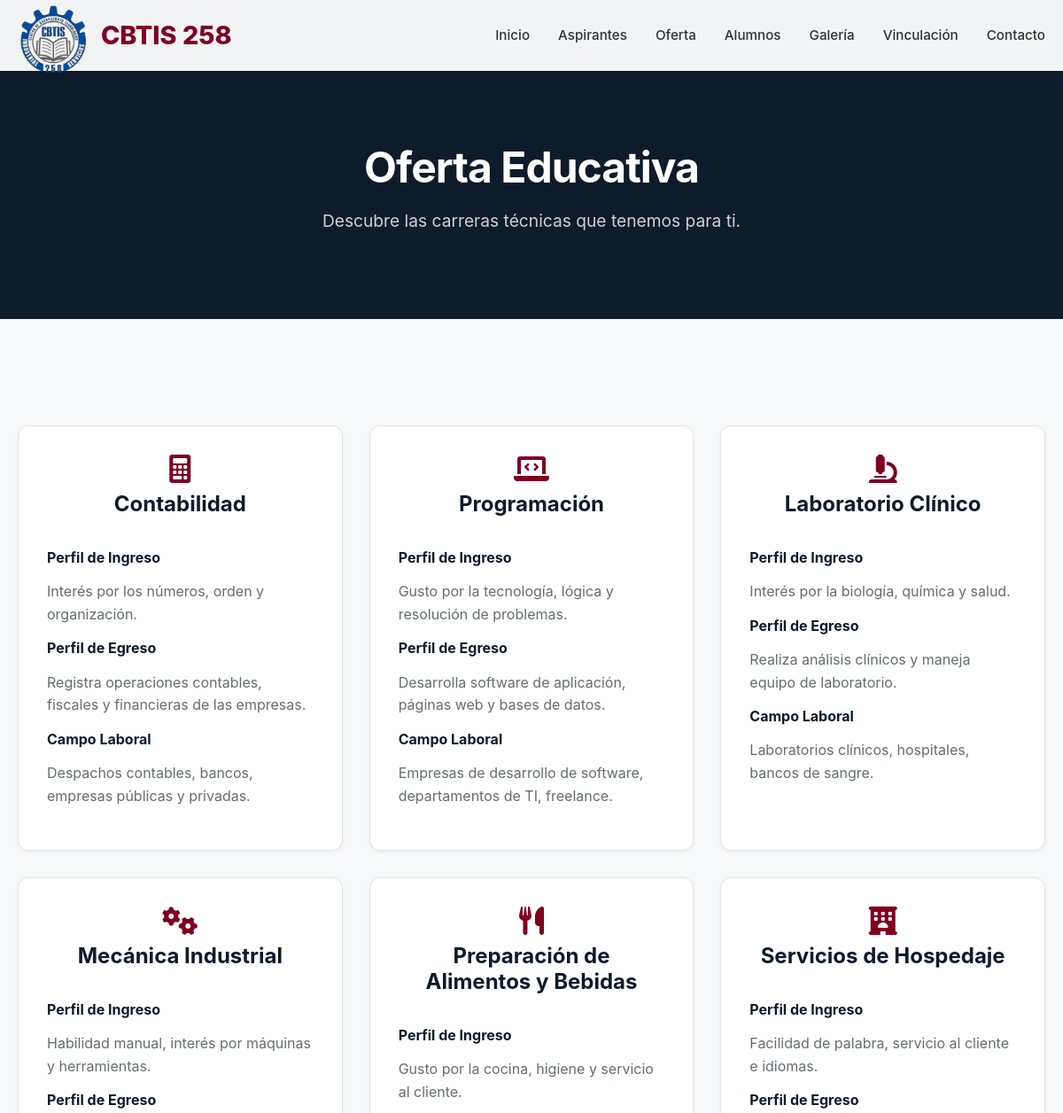
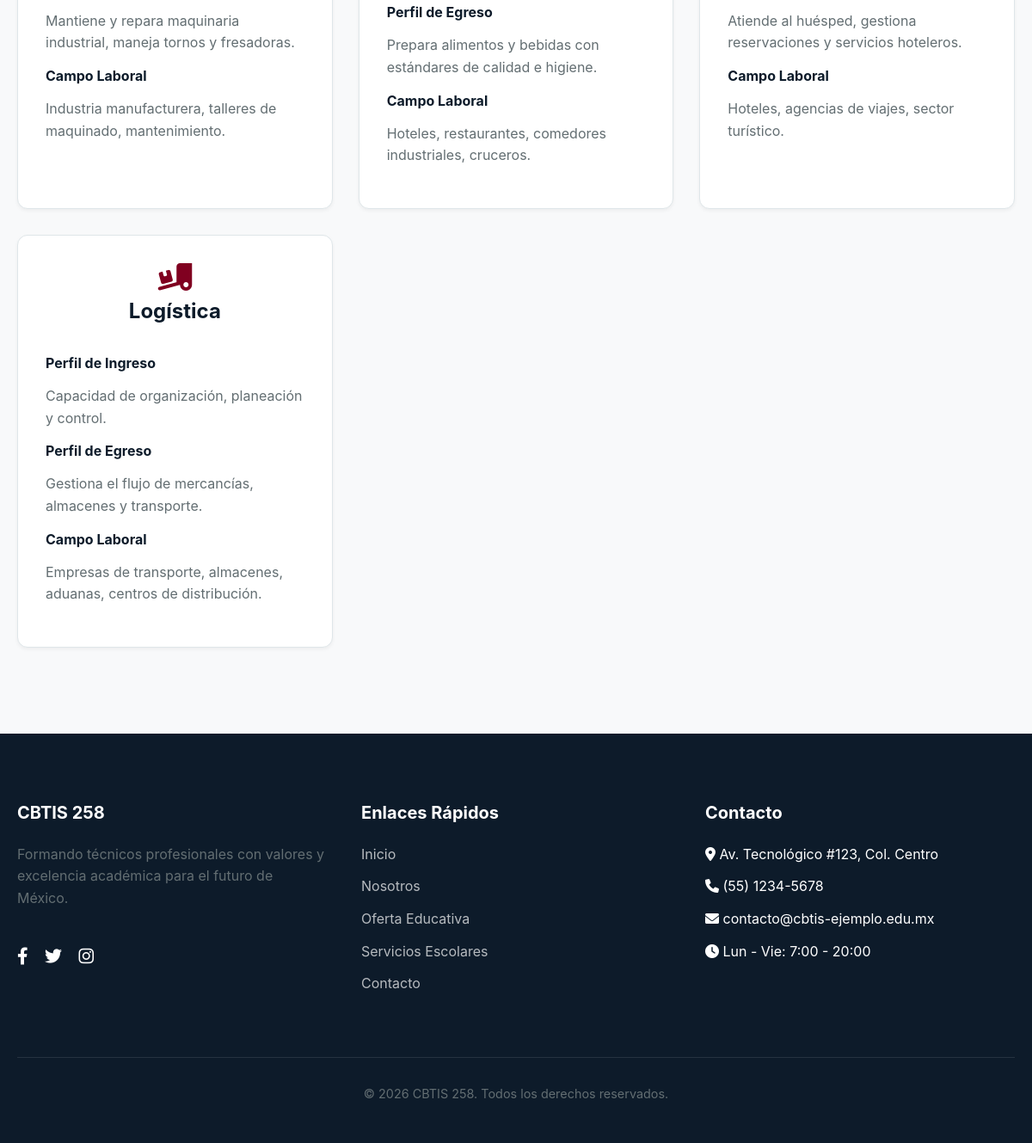
Page /oferta.php on the committed database (2 pictures, top to bottom).
### tables this page shows
CREATE TABLE specialties (
    id INT AUTO_INCREMENT PRIMARY KEY,
    name VARCHAR(100) NOT NULL,
    description TEXT,
    icon VARCHAR(50) DEFAULT 'fas fa-graduation-cap',
    profile_in TEXT,
    profile_out TEXT,
    work_field TEXT
);

### oferta.php (the view, shortened to what this page needs)
<?php
include 'header.php';
include 'db.php';
?>
<section class="page-header">
    <div class="container">
        <h1>Oferta Educativa</h1>
        <p>Descubre las carreras técnicas que tenemos para ti.</p>
    </div>
</section>
<section class="section-padding">
    <div class="container">
        <div class="specialties-grid">
            <?php
            $sql = "SELECT * FROM specialties";
            if ($conn) {
                $result = $conn->query($sql);
                if ($result && $result->num_rows > 0) {
                    while($row = $result->fetch_assoc()) {
                        echo '<div class="specialty-card">';
                        echo '  <div class="specialty-header">';
                        echo '      <i class="' . $row["icon"] . ' fa-2x"></i>';
                        echo '      <h3>' . $row["name"] . '</h3>';
                        echo '  </div>';
                        echo '  <div class="specialty-body">';
                        echo '      <h4>Perfil de Ingreso</h4>';
                        echo '      <p>' . $row["profile_in"] . '</p>';
                        echo '      <h4>Perfil de Egreso</h4>';
                        echo '      <p>' . $row["profile_out"] . '</p>';
                        echo '      <h4>Campo Laboral</h4>';
                        echo '      <p>' . $row["work_field"] . '</p>';
                        echo '  </div>';
                        echo '</div>';
                    }
                } else {
                    echo "<p>No hay especialidades disponibles en este momento.</p>";
                }
            } else {
                echo "<p>Error de conexión a la base de datos.</p>";
            }
            ?>
        </div>
    </div>
</section>
<?php
include 'footer.php';
?>

### estilos.css (style rules this page uses)
:root { --primary-color: #800020; --primary-dark: #5a0016; --secondary-color: #0d1b2a; --accent-color: #c0a062; --bg-color: #f8f9fa; --surface-color: #ffffff; --text-main: #2d3436; --text-muted: #636e72; --border-color: #dfe6e9; --container-width: 1200px; --header-height: 80px; --border-radius: 12px; --shadow-sm: 0 2px 4px rgba(0, 0, 0, 0.05); --shadow-md: 0 8px 16px rgba(0, 0, 0, 0.08); --shadow-lg: 0 16px 32px rgba(0, 0, 0, 0.12); --transition: 0.3s cubic-bezier(0.25, 0.8, 0.25, 1); }
* { margin: 0; padding: 0; box-sizing: border-box; }
body { font-family: 'Inter', system-ui, -apple-system, sans-serif; background-color: var(--bg-color); color: var(--text-main); line-height: 1.6; -webkit-font-smoothing: antialiased; }
.container { max-width: var(--container-width); margin: 0 auto; padding: 0 20px; }
.section-padding { padding: 100px 0; }
h1, h2, h3, h4 { color: var(--secondary-color); font-weight: 700; line-height: 1.2; margin-bottom: 1rem; }
h1 { font-size: 3.5rem; letter-spacing: -1px; }
h3 { font-size: 1.5rem; }
p { margin-bottom: 1rem; color: var(--text-muted); }
.page-header { background-color: var(--secondary-color); color: var(--surface-color); padding: 160px 0 80px; text-align: center; margin-bottom: 20px; }
.page-header h1 { color: var(--surface-color); font-size: 3rem; }
.page-header p { color: rgba(255, 255, 255, 0.8); font-size: 1.2rem; }
.services-container, .specialties-grid, .news-grid, .about-grid, .quick-links { display: grid; grid-template-columns: repeat(auto-fit, minmax(300px, 1fr)); gap: 30px; }
.service-item, .specialty-card, .news-card, .q-link-card, .mvv-card { background: var(--surface-color); border-radius: var(--border-radius); padding: 32px; box-shadow: var(--shadow-sm); transition: var(--transition); border: 1px solid var(--border-color); display: flex; flex-direction: column; }
.specialty-header { text-align: center; margin-bottom: 20px; }
.specialty-header i { color: var(--primary-color); margin-bottom: 10px; }

### rows in the picture
specialties: name "Contabilidad", profile_in "Interés por los números, orden y organización.", profile_out "Registra operaciones contables, fiscales y financieras de las empresas.", work_field "Despachos contables, bancos, empresas públicas y privadas."
specialties: name "Programación", profile_in "Gusto por la tecnología, lógica y resolución de problemas.", profile_out "Desarrolla software de aplicación, páginas web y bases de datos.", work_field "Empresas de desarrollo de software, departamentos de TI, freelance."
specialties: name "Laboratorio Clínico", profile_in "Interés por la biología, química y salud.", profile_out "Realiza análisis clínicos y maneja equipo de laboratorio.", work_field "Laboratorios clínicos, hospitales, bancos de sangre."
specialties: name "Mecánica Industrial", profile_in "Habilidad manual, interés por máquinas y herramientas.", profile_out "Mantiene y repara maquinaria industrial, maneja tornos y fresadoras.", work_field "Industria manufacturera, talleres de maquinado, mantenimiento."
specialties: name "Preparación de Alimentos y Bebidas", profile_in "Gusto por la cocina, higiene y servicio al cliente.", profile_out "Prepara alimentos y bebidas con estándares de calidad e higiene.", work_field "Hoteles, restaurantes, comedores industriales, cruceros."
specialties: name "Servicios de Hospedaje", profile_in "Facilidad de palabra, servicio al cliente e idiomas.", profile_out "Atiende al huésped, gestiona reservaciones y servicios hoteleros.", work_field "Hoteles, agencias de viajes, sector turístico."
specialties: name "Logística", profile_in "Capacidad de organización, planeación y control.", profile_out "Gestiona el flujo de mercancías, almacenes y transporte.", work_field "Empresas de transporte, almacenes, aduanas, centros de distribución."
